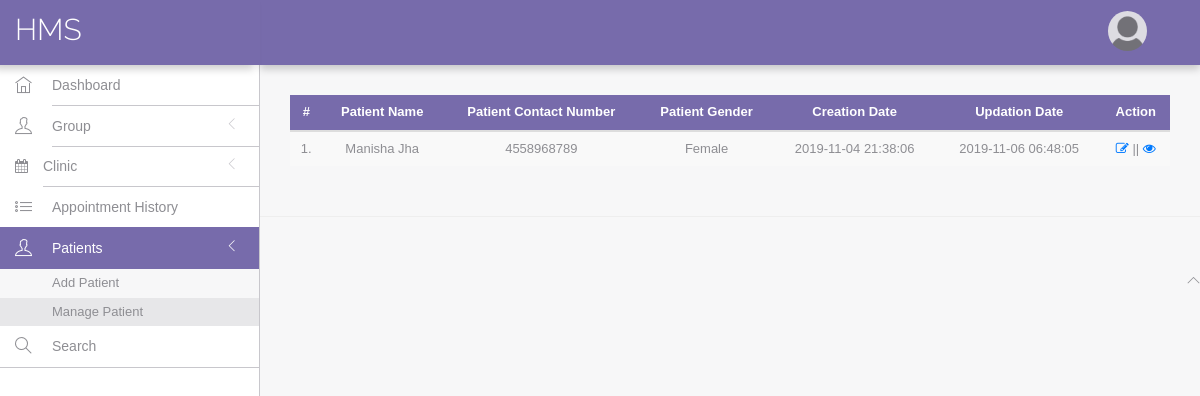
The app's page /hms/doctor/dashboard.php?page=managePatient (signed in) with its own data.
### tables this page shows
CREATE TABLE IF NOT EXISTS `tblpatient` (
  `ID` int(10) NOT NULL AUTO_INCREMENT,
  `Docid` int(10) DEFAULT NULL,
  `PatientName` varchar(200) DEFAULT NULL,
  `PatientContno` bigint(10) DEFAULT NULL,
  `PatientEmail` varchar(200) DEFAULT NULL,
  `PatientGender` varchar(50) DEFAULT NULL,
  `PatientAdd` mediumtext,
  `PatientAge` int(10) DEFAULT NULL,
  `PatientMedhis` mediumtext,
  `CreationDate` timestamp NULL DEFAULT CURRENT_TIMESTAMP,
  `UpdationDate` timestamp NULL DEFAULT NULL ON UPDATE CURRENT_TIMESTAMP,
  PRIMARY KEY (`ID`)
);

### hms/doctor/include/page/managePatient.php (the view, shortened to what this page needs)
<?php
    include('../../include/config.php');
?>
<div class="row">
    <div class="col-md-12">
        <table class="table table-hover table-striped" id="sample-table-1">
            <thead>
                <tr>
                    <th class="text-center btn-purple" style="color: white;">#</th>
                    <th class="text-center btn-purple" style="color: white;">Patient Name</th>
                    <th class="text-center btn-purple" style="color: white;">Patient Contact Number</th>
                    <th class="text-center btn-purple" style="color: white;">Patient Gender</th>
                    <th class="text-center btn-purple" style="color: white;">Creation Date </th>
                    <th class="text-center btn-purple" style="color: white;">Updation Date </th>
                    <th class="text-center btn-purple" style="color: white;">Action</th>
                </tr>
            </thead>
            <tbody>
                <?php
                    $docid=$_SESSION['id'];
                    $sql=mysqli_query($con,"select * from tblpatient where Docid='$docid' ");
                    $cnt=1;
                    while($row=mysqli_fetch_array($sql)) {
                ?>
                <tr>
                    <td class="text-center"><?php echo $cnt;?>.</td>
                    <td class="text-center"><?php echo $row['PatientName'];?></td>
                    <td class="text-center"><?php echo $row['PatientContno'];?></td>
                    <td class="text-center"><?php echo $row['PatientGender'];?></td>
                    <td class="text-center"><?php echo $row['CreationDate'];?></td>
                    <td class="text-center"><?php echo $row['UpdationDate'];?></td>
                    <td class="text-center">
                        <a href="edit-patient.php?editid=<?php echo $row['ID'];?>" data-toggle="modal" data-target="#myModal"><i class="fa fa-edit"></i></a> || <a href="view-patient.php?viewid=<?php echo $row['ID'];?>"><i class="fa fa-eye"></i></a>
                    </td>
                </tr>
                <?php
                    $cnt=$cnt+1;
                }
                ?>
            </tbody>
        </table>
    </div>
</div>

### hms/assets/css/styles.css (style rules this page uses)
html, body { height: 100%; width: 100%; }
html { font-size: 100%; }
body { color: #8e8e93; direction: ltr; overflow-x: hidden; height: 100%; font-family: Helvetica, Arial, sans-serif; font-size: 13px; padding: 0; margin: 0; background: #f7f7f8; -webkit-font-smoothing: antialiased !important; }
.btn-purple { background: #776bab !important; color: #fff !important; }
a, a:focus, a:hover, a:active { outline: 0 !important; text-decoration: none !important; cursor: pointer; }
a { color: #007AFF; }

### records on screen
tblpatient: PatientName "Manisha Jha", PatientContno "4558968789", PatientGender "Female", CreationDate "2019-11-04 21:38:06", UpdationDate "2019-11-06 06:48:05"
